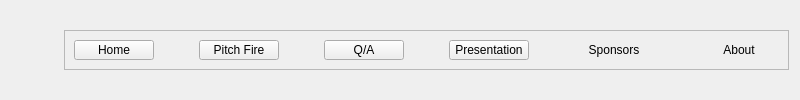
        <widget class="QFrame" name="Frame_footer">
         <layout class="QHBoxLayout" name="horizontalLayout_11">
          <item>
           <widget class="QLabel" name="label">
            <property name="maximumSize">
             <size>
              <width>51</width>
              <height>71</height>
             </size>
            </property>
            <property name="text">
             <string/>
            </property>
            <property name="pixmap">
             <pixmap resource="resources.qrc">:/images/swannaba-bundle-opac.png</pixmap>
            </property>
            <property name="scaledContents">
             <bool>true</bool>
            </property>
           </widget>
          </item>
          <item>
           <spacer name="horizontalSpacer_3">
            <property name="orientation">
             <enum>Qt::Horizontal</enum>
            </property>
            <property name="sizeHint" stdset="0">
             <size>
              <width>40</width>
              <height>20</height>
             </size>
            </property>
           </spacer>
          </item>
          <item>
           <widget class="QFrame" name="buttomFrame">
            <property name="sizePolicy">
             <sizepolicy hsizetype="Expanding" vsizetype="Expanding">
              <horstretch>0</horstretch>
              <verstretch>0</verstretch>
             </sizepolicy>
            </property>
            <property name="minimumSize">
             <size>
              <width>0</width>
              <height>40</height>
             </size>
            </property>
            <property name="maximumSize">
             <size>
              <width>16777215</width>
              <height>40</height>
             </size>
            </property>
            <property name="styleSheet">
             <string notr="true"/>
            </property>
            <property name="frameShape">
             <enum>QFrame::StyledPanel</enum>
            </property>
            <property name="frameShadow">
             <enum>QFrame::Raised</enum>
            </property>
            <layout class="QHBoxLayout" name="horizontalLayout_4">
             <property name="spacing">
              <number>45</number>
             </property>
             <item>
              <widget class="QPushButton" name="homeButton">
               <property name="text">
                <string>Home</string>
               </property>
              </widget>
             </item>
             <item>
              <widget class="QPushButton" name="pitchfireButton">
               <property name="text">
                <string>Pitch Fire</string>
               </property>
              </widget>
             </item>
             <item>
              <widget class="QPushButton" name="qaButton">
               <property name="text">
                <string>Q/A</string>
               </property>
              </widget>
             </item>
             <item>
              <widget class="QPushButton" name="presentationButton">
               <property name="text">
                <string>Presentation</string>
               </property>
              </widget>
             </item>
             <item>
              <widget class="QPushButton" name="sponsorsButton">
               <property name="cursor">
                <cursorShape>PointingHandCursor</cursorShape>
               </property>
               <property name="focusPolicy">
                <enum>Qt::NoFocus</enum>
               </property>
               <property name="text">
                <string>Sponsors</string>
               </property>
               <property name="iconSize">
                <size>
                 <width>50</width>
                 <height>50</height>
                </size>
               </property>
               <property name="flat">
                <bool>true</bool>
               </property>
              </widget>
             </item>
             <item>
              <widget class="QPushButton" name="aboutButton">
               <property name="cursor">
                <cursorShape>PointingHandCursor</cursorShape>
               </property>
               <property name="focusPolicy">
                <enum>Qt::NoFocus</enum>
               </property>
               <property name="text">
                <string>About</string>
               </property>
               <property name="iconSize">
                <size>
                 <width>50</width>
                 <height>50</height>
                </size>
               </property>
               <property name="flat">
                <bool>true</bool>
               </property>
              </widget>
             </item>
            </layout>
           </widget>
          </item>
         </layout>
        </widget>
